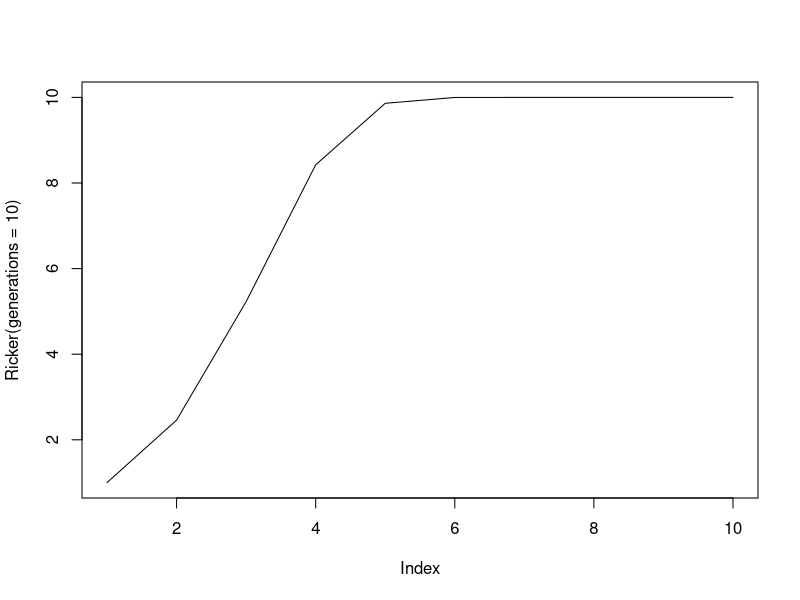

R code for this plot:
# Using the tapply function.

x <-1:20 # is a vector
y <- factor(rep(letters[1:5], each = 4)) # is a factor


tapply(x, y, sum)

# load the iris dataset
attach(iris)
iris

# get the means of each species for the sepal legnth and width.
by(iris[,1:2], iris$Species, colMeans)

# gets means for each petal width!
by(iris[,1:2], iris$Petal.Width, colMeans)

# replicae is useful to avoid loops for random number generation # This generated 
# 10 sets (columns) of 5 uniformly-distributed random numbers (a 10 × 5 matrix).
replicate(10, runif(5))




Ricker <- function(N0=1, r=1, K=10, generations=50)
{
  # Runs a simulation of the Ricker model
  # Returns a vector of length generations
  
  N <- rep(NA, generations)    # Creates a vector of NA
  
  N[1] <- N0
  for (t in 2:generations)
  {
    N[t] <- N[t-1] * exp(r*(1.0-(N[t-1]/K)))
  }
  return (N)
}

plot(Ricker(generations=10), type="l")